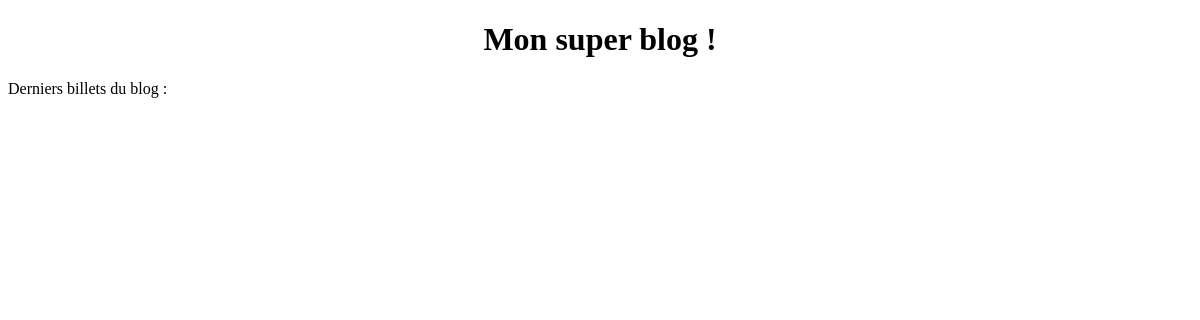
Before: / with the older database file.
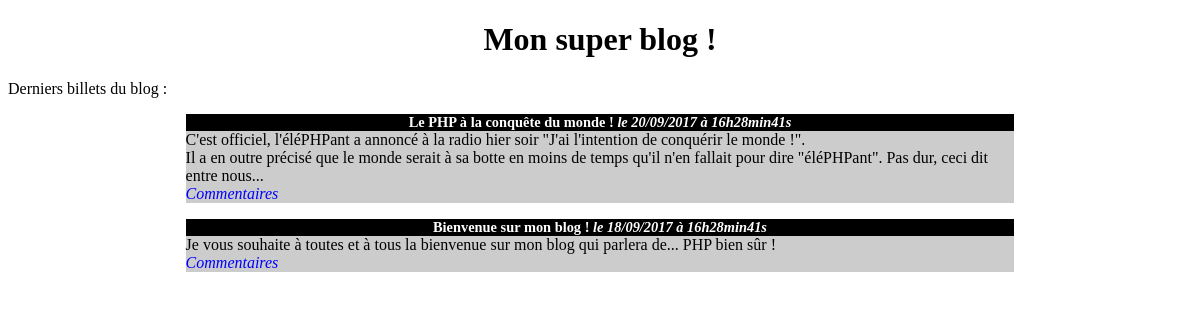
After: the same page with the newer database file.
### tables this page shows
CREATE TABLE `posts` (
                         `id` int(11) NOT NULL,
                         `title` varchar(255) NOT NULL,
                         `content` text NOT NULL,
                         `creation_date` datetime NOT NULL
);

### index.php (called while the page is built)
<?php
require 'model.php';
$posts = getPosts();
require 'indexView.php';

### model.php (called while the page is built)
<?php
function getPosts()
{
    $user = 'root';
    $pass = '';
    $dbname = 'test';
    $host = 'localhost';
    try {
        $db = new PDO('mysql:host=' . $host . ';dbname=' . $dbname . ';charset=utf8', $user, $pass);
    } catch (Exception $e) {
        die('Erreur : ' . $e->getMessage());
    }
    $req = $db->query('SELECT id, title, content, DATE_FORMAT(creation_date, \'%d/%m/%Y à %Hh%imin%ss\') AS creation_date_fr FROM posts ORDER BY creation_date DESC LIMIT 0, 5');
    return $req;
}

### indexView.php (the view, shortened to what this page needs)
<!DOCTYPE html>
<html lang="fr">
<head>
    <link href="style.css" rel="stylesheet" />
</head>
<body>
<h1>Mon super blog !</h1>
<p>Derniers billets du blog :</p>
<?php
if (isset($posts)) {
    while ($data = $posts->fetch())
    {
        ?>
        <div class="news">
            <h3>
                <?= htmlspecialchars($data['title']) ?>
                <em>le <?= $data['creation_date_fr'] ?></em>
            </h3>
            <p>
                <?= nl2br(htmlspecialchars($data['content'])) ?>
                <br />
                <em><a href="#">Commentaires</a></em>
            </p>
        </div>
        <?php
    }
}
?>
</body>
</html>

### style.css (style rules this page uses)
h1, h3 { text-align:center; }
h3 { background-color:black; color:white; font-size:0.9em; margin-bottom:0px; }
.news p { background-color:#CCCCCC; margin-top:0px; }
.news { width:70%; margin:auto; }
a { text-decoration: none; color: blue; }

Changed rows visible on the page:
added posts: title "Le PHP à la conquête du monde !", creation_date_fr "20/09/2017 à 16h28min41s", content "C'est officiel, l'éléPHPant a annoncé à la radio hier soir \"J'ai l'intention de conquérir le monde !\". Il a en outre précisé que le monde serait à sa botte en moins de temps qu'il n'en fallait pour dire \"éléPHPant\". Pas dur, ceci dit entre nous..."
added posts: title "Bienvenue sur mon blog !", creation_date_fr "18/09/2017 à 16h28min41s", content "Je vous souhaite à toutes et à tous la bienvenue sur mon blog qui parlera de... PHP bien sûr !"
